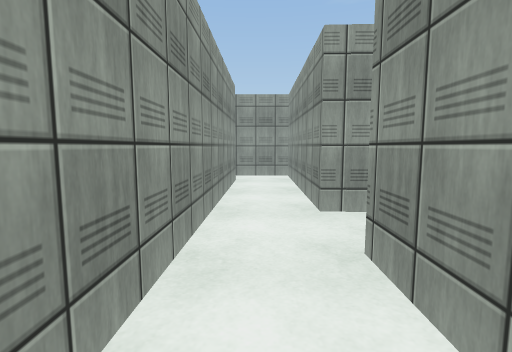
View 1 (above)

16 first-person views from a walk through a 3-D level made in the Unity game engine. The camera is 1.5 m above the floor, tilts 6° down and sees 85° across. The floor is counted in squares, 1 m on a side. Each view is taken from the middle of a square. On the plan, view 1 faces up. The plan holds only what a view shows up to about 14 squares ahead; the rest is blank. The player is left out. Surface patterns are stand-ins for the level's own textures.

View 2
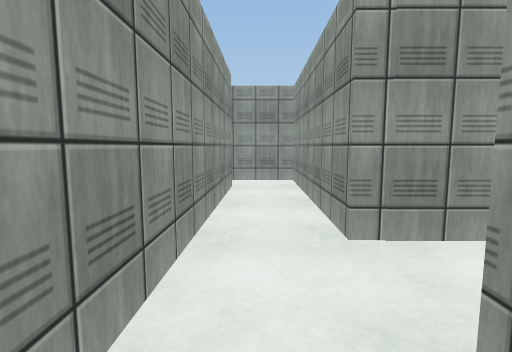

View 3
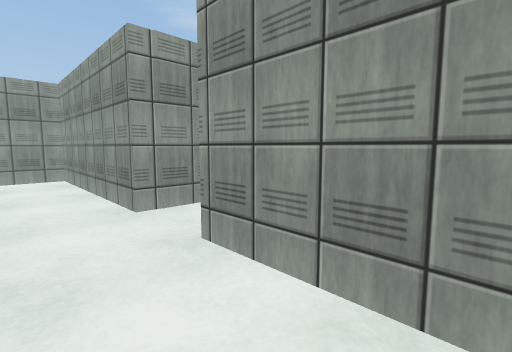

View 4
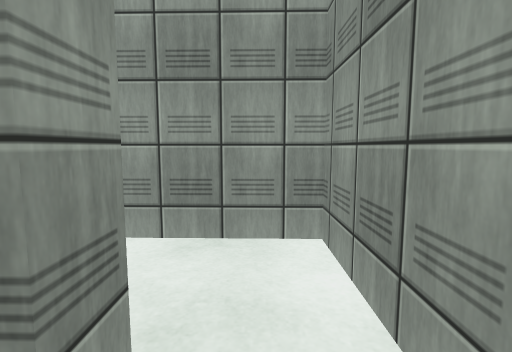

View 5
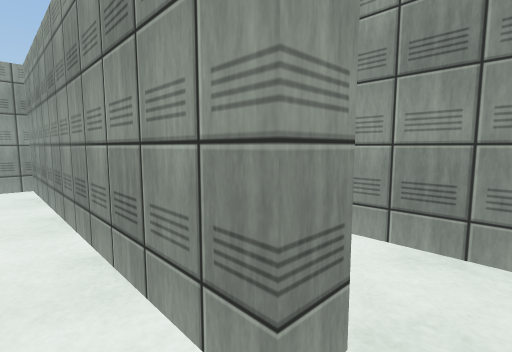

View 6
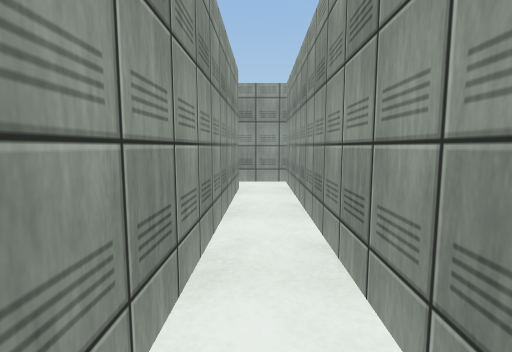

View 7
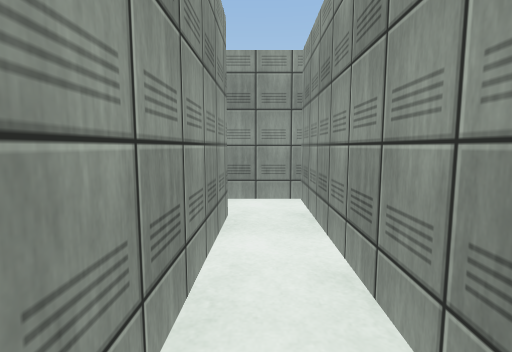

View 8
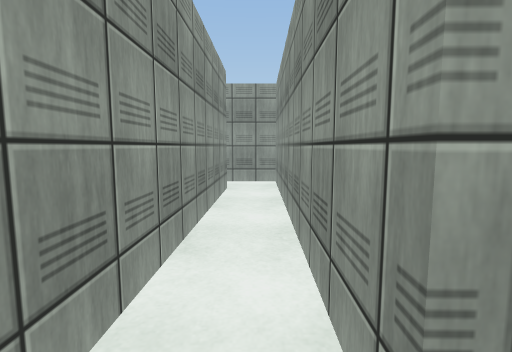

View 9
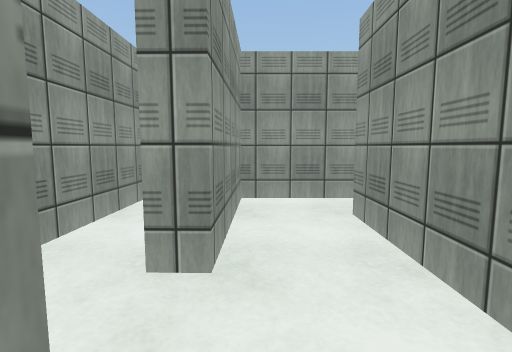

View 10
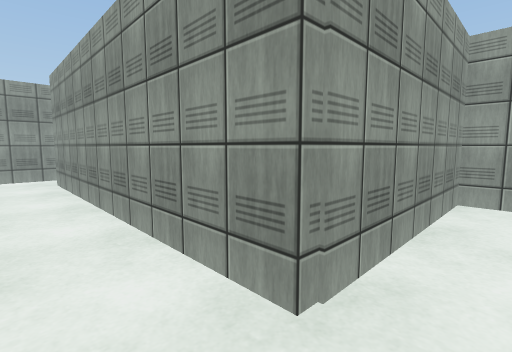

View 11
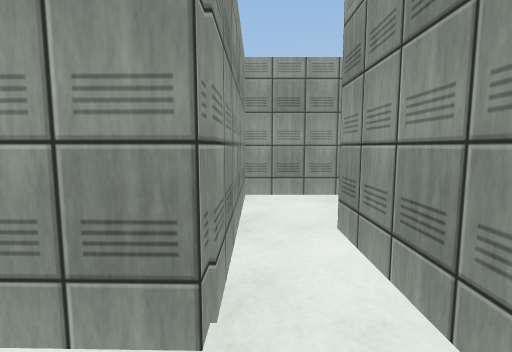

View 12
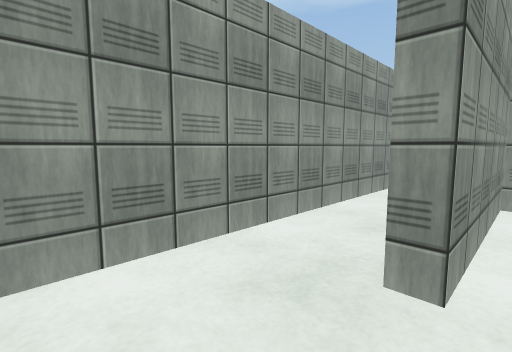

View 13
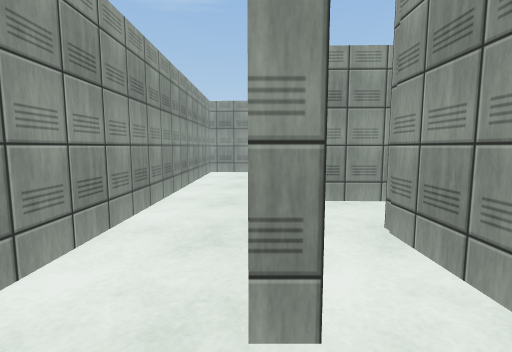

View 14
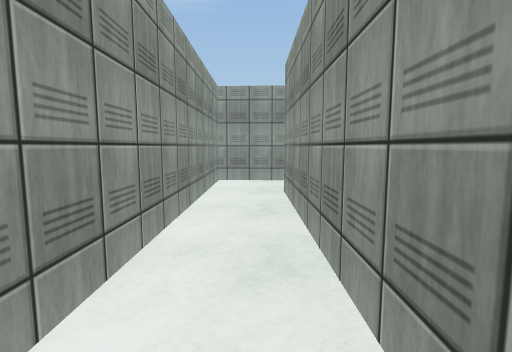

View 15
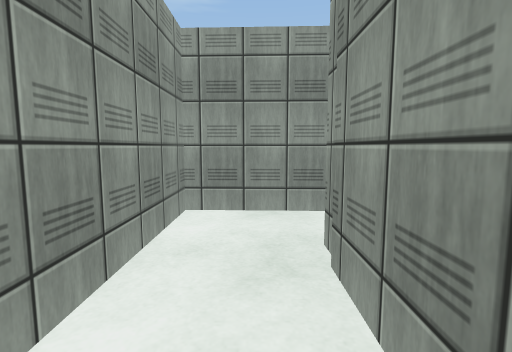

View 16
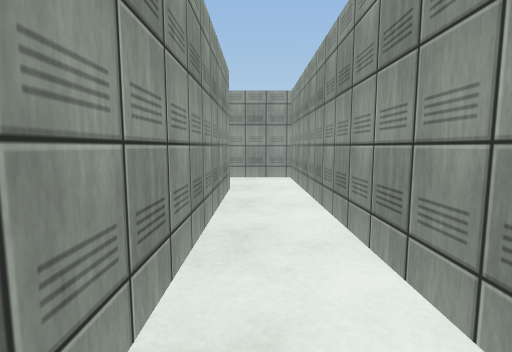

### Floor plan
Ten units are one square. View 1 is at (0, 0); x grows to the right and y downward. Boxes are objects, and circles mark ways between rooms. Rooms are numbered by the first view taken in them; rooms with no view inside come last. Other rooms are left out.
<svg viewBox="-82 -182 192 198">
<path fill="none" stroke="#000" d="M26 -63 16 -63 18 -145 -16 -145M-9 -127 -12 -9M-5 11 14 11 15 -38 23 -38M-12 -9 -19 -9 -17 -120 -39 -120M-36 -100 -38 8M-39 11 -5 11M-16 -145 -40 -145 -40 -151 82 -151M104 -143 105 -177 -77 -177 -77 -127 -9 -127M38 -63 26 -63M42 8 43 -29"/>
<circle cx="-15" cy="0" r="3" fill="#2a7"/>
<circle cx="-20" cy="-140" r="3" fill="#2a7"/>
<circle cx="20" cy="-45" r="3" fill="#2a7"/>
<text x="0" y="-70">1</text>
<text x="-30" y="-50">2</text>
<text x="20" y="-160">3</text>
<text x="30" y="-30">4</text>
</svg>
Room 1 opens to room 2. Room 1 opens to room 3. Room 1 opens to room 4.

Where each view was taken, in squares from view 1:
view 1: 0 up, 0 right, facing up
view 2: 2 up, 0 right, facing up
view 3: 0 up, 1 left, facing up-right
view 4: 0 up, 3 left, facing right
view 5: 0 up, 3 left, facing up-right
view 6: 0 up, 3 left, facing up
view 7: 4 up, 3 left, facing up
view 8: 11 up, 3 left, facing down
view 9: 7 up, 1 right, facing down
view 10: 14 up, 1 right, facing down-left
view 11: 13 up, 1 right, facing left
view 12: 14 up, 7 left, facing up-right
view 13: 15 up, 6 left, facing right
view 14: 16 up, 2 left, facing right
view 15: 16 up, 4 right, facing right
view 16: 16 up, 6 right, facing left
